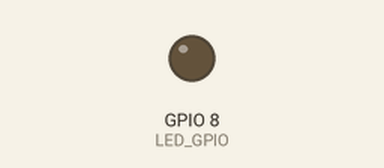
Bench run of a program on a simulated ESP32-C3. Parts: output pins drawn as LEDs (lit = HIGH). What the program prints to the serial monitor is not drawn.

Above: at 0.2 s.
At 40.2 s:
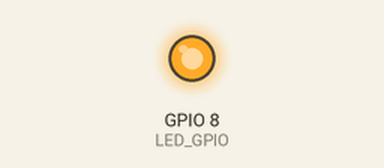
Timing chart, 0 to 53.6 s (numbered marks = the images above):
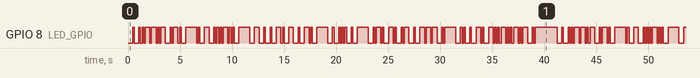

Measured:
- by itself, GPIO 8 (LED_GPIO): moves between LOW and HIGH, repeating every 41.3 s
- by itself, everything shown: repeats every 41.3 s, in 130 steps

The program:

main.cpp
```cpp
#include <Arduino.h>
#define LED_GPIO 8

void setup()
{
  Serial.begin(9600);
  Serial.println("hello");
  pinMode(LED_GPIO, OUTPUT);
}

void loop()
{
  Serial.println("loop");
  //z
  digitalWrite(LED_GPIO, LOW);//dash
  delay(450);
  digitalWrite(LED_GPIO, HIGH);
  delay(150);
  digitalWrite(LED_GPIO, LOW);//dash
  delay(450);
  digitalWrite(LED_GPIO, HIGH);
  delay(150);
  digitalWrite(LED_GPIO, LOW);//dot
  delay(150);
  digitalWrite(LED_GPIO, HIGH);
  delay(150);
  digitalWrite(LED_GPIO, LOW);//dot
  delay(150);

  digitalWrite(LED_GPIO, HIGH);
  delay(450);

  //e
  digitalWrite(LED_GPIO, LOW);//dot
  delay(150);

  digitalWrite(LED_GPIO, HIGH);
  delay(450);

  //i
  digitalWrite(LED_GPIO, LOW);//dot
  delay(150);
  digitalWrite(LED_GPIO, HIGH);
  delay(150);
  digitalWrite(LED_GPIO, LOW);//dot
  delay(150);

  digitalWrite(LED_GPIO, HIGH);
  delay(450);

  //n
  digitalWrite(LED_GPIO, LOW);
  delay(450);
  digitalWrite(LED_GPIO, HIGH);
  delay(150);
  digitalWrite(LED_GPIO, LOW);
  delay(150);

  digitalWrite(LED_GPIO, HIGH);
  delay(450);

  //a
  digitalWrite(LED_GPIO, LOW);
  delay(150);
  digitalWrite(LED_GPIO, HIGH);
  delay(150);
  digitalWrite(LED_GPIO, LOW);
  delay(450);


  //delay between words
  digitalWrite(LED_GPIO, HIGH);
  delay(1050);

  //a
  digitalWrite(LED_GPIO, LOW);
  delay(150);
  digitalWrite(LED_GPIO, HIGH);
  delay(150);
  digitalWrite(LED_GPIO, LOW);
  delay(450);

  digitalWrite(LED_GPIO, HIGH);
  delay(450);


  //b
  digitalWrite(LED_GPIO, LOW);
  delay(450);
  digitalWrite(LED_GPIO, HIGH);
  delay(150);
  digitalWrite(LED_GPIO, LOW);
  delay(150);
  digitalWrite(LED_GPIO, HIGH);
  delay(150);
  digitalWrite(LED_GPIO, LOW);
  delay(150);
  digitalWrite(LED_GPIO, HIGH);
  delay(150);
  digitalWrite(LED_GPIO, LOW);
  delay(150);

  digitalWrite(LED_GPIO, HIGH);
  delay(450);

  //u
  digitalWrite(LED_GPIO, LOW);
  delay(150);
  digitalWrite(LED_GPIO, HIGH);
  delay(150);
  digitalWrite(LED_GPIO, LOW);
  delay(150);
  digitalWrite(LED_GPIO, HIGH);
  delay(150);
  digitalWrite(LED_GPIO, LOW);
  delay(450);

  digitalWrite(LED_GPIO, HIGH);
  delay(1050);

  //t
  digitalWrite(LED_GPIO, LOW);
  delay(450);

  digitalWrite(LED_GPIO, HIGH);
  delay(450);

  //o
  digitalWrite(LED_GPIO, LOW);
  delay(450);
  digitalWrite(LED_GPIO, HIGH);
  delay(150);
  digitalWrite(LED_GPIO, LOW);
  delay(450);
  digitalWrite(LED_GPIO, HIGH);
  delay(150);
  digitalWrite(LED_GPIO, LOW);
  delay(450);

  digitalWrite(LED_GPIO, HIGH);
  delay(450);

  //a
  digitalWrite(LED_GPIO, LOW);
  delay(150);
  digitalWrite(LED_GPIO, HIGH);
  delay(150);
  digitalWrite(LED_GPIO, LOW);
  delay(450);

  digitalWrite(LED_GPIO, HIGH);
  delay(450);


  //m
  digitalWrite(LED_GPIO, LOW);
  delay(450);
  digitalWrite(LED_GPIO, HIGH);
  delay(150);
  digitalWrite(LED_GPIO, LOW);
  delay(450);

  digitalWrite(LED_GPIO, HIGH);
  delay(450);

  //a
  digitalWrite(LED_GPIO, LOW);
  delay(150);
  digitalWrite(LED_GPIO, HIGH);
  delay(150);
  digitalWrite(LED_GPIO, LOW);
  delay(450);


  digitalWrite(LED_GPIO, HIGH);
  delay(1050);

  //,
  digitalWrite(LED_GPIO, LOW);
  delay(450);
  digitalWrite(LED_GPIO, HIGH);
  delay(150);
  digitalWrite(LED_GPIO, LOW);
  delay(450);
  digitalWrite(LED_GPIO, HIGH);
  delay(150);
  digitalWrite(LED_GPIO, LOW);
  delay(150);
  digitalWrite(LED_GPIO, HIGH);
  delay(150);
  digitalWrite(LED_GPIO, LOW);
  delay(150);
  digitalWrite(LED_GPIO, HIGH);
  delay(150);
  digitalWrite(LED_GPIO, LOW);
  delay(450);
  digitalWrite(LED_GPIO, HIGH);
  delay(150);
  digitalWrite(LED_GPIO, LOW);
  delay(450);

  digitalWrite(LED_GPIO, HIGH);
  delay(1050);


  //n
  digitalWrite(LED_GPIO, LOW);
  delay(450);
  digitalWrite(LED_GPIO, HIGH);
  delay(150);
  digitalWrite(LED_GPIO, LOW);
  delay(150);

  digitalWrite(LED_GPIO, HIGH);
  delay(450);

  //a
  digitalWrite(LED_GPIO, LOW);
  delay(150);
  digitalWrite(LED_GPIO, HIGH);
  delay(150);
  digitalWrite(LED_GPIO, LOW);
  delay(450);

  digitalWrite(LED_GPIO, HIGH);
  delay(450);

  //r
  digitalWrite(LED_GPIO, LOW);
  delay(150);
  digitalWrite(LED_GPIO, HIGH);
  delay(150);
  digitalWrite(LED_GPIO, LOW);
  delay(450);
  digitalWrite(LED_GPIO, HIGH);
  delay(150);
  digitalWrite(LED_GPIO, LOW);
  delay(150);

  digitalWrite(LED_GPIO, HIGH);
  delay(450);


  //m
  digitalWrite(LED_GPIO, LOW);
  delay(450);
  digitalWrite(LED_GPIO, HIGH);
  delay(150);
  digitalWrite(LED_GPIO, LOW);
  delay(450);

  digitalWrite(LED_GPIO, HIGH);
  delay(450);

  //e
  digitalWrite(LED_GPIO, LOW);//dot
  delay(150);

  digitalWrite(LED_GPIO, HIGH);
  delay(450);

  //e
  digitalWrite(LED_GPIO, LOW);//dot
  delay(150);

  digitalWrite(LED_GPIO, HIGH);
  delay(450);

  //n
  digitalWrite(LED_GPIO, LOW);
  delay(450);
  digitalWrite(LED_GPIO, HIGH);
  delay(150);
  digitalWrite(LED_GPIO, LOW);
  delay(150);

  digitalWrite(LED_GPIO, HIGH);
  delay(1050);

  //y
  digitalWrite(LED_GPIO, LOW);
  delay(450);
  digitalWrite(LED_GPIO, HIGH);
  delay(150);
  digitalWrite(LED_GPIO, LOW);
  delay(150);
  digitalWrite(LED_GPIO, HIGH);
  delay(150);
  digitalWrite(LED_GPIO, LOW);
  delay(450);
  digitalWrite(LED_GPIO, HIGH);
  delay(150);
  digitalWrite(LED_GPIO, LOW);
  delay(450);

  digitalWrite(LED_GPIO, HIGH);
  delay(450);

  //a
  digitalWrite(LED_GPIO, LOW);
  delay(150);
  digitalWrite(LED_GPIO, HIGH);
  delay(150);
  digitalWrite(LED_GPIO, LOW);
  delay(450);

  digitalWrite(LED_GPIO, HIGH);
  delay(450);

  //s
  digitalWrite(LED_GPIO, LOW);
  delay(150);
  digitalWrite(LED_GPIO, HIGH);
  delay(150);
  digitalWrite(LED_GPIO, LOW);
  delay(150);
  digitalWrite(LED_GPIO, HIGH);
  delay(150);
  digitalWrite(LED_GPIO, LOW);
  delay(150);

  digitalWrite(LED_GPIO, HIGH);
  delay(450);

  //s
  digitalWrite(LED_GPIO, LOW);
  delay(150);
  digitalWrite(LED_GPIO, HIGH);
  delay(150);
  digitalWrite(LED_GPIO, LOW);
  delay(150);
  digitalWrite(LED_GPIO, HIGH);
  delay(150);
  digitalWrite(LED_GPIO, LOW);
  delay(150);

  digitalWrite(LED_GPIO, HIGH);
  delay(450);

  //i
  digitalWrite(LED_GPIO, LOW);//dot
  delay(150);
  digitalWrite(LED_GPIO, HIGH);
  delay(150);
  digitalWrite(LED_GPIO, LOW);//dot
  delay(150);

  digitalWrite(LED_GPIO, HIGH);
  delay(450);

  //n
  digitalWrite(LED_GPIO, LOW);
  delay(450);
  digitalWrite(LED_GPIO, HIGH);
  delay(150);
  digitalWrite(LED_GPIO, LOW);
  delay(150);

  digitalWrite(LED_GPIO, HIGH);
  delay(1050);


  digitalWrite(LED_GPIO, HIGH);
  delay(1050);
}

// put function definitions here:
int myFunction(int x, int y) {
  return x + y;
}
```
